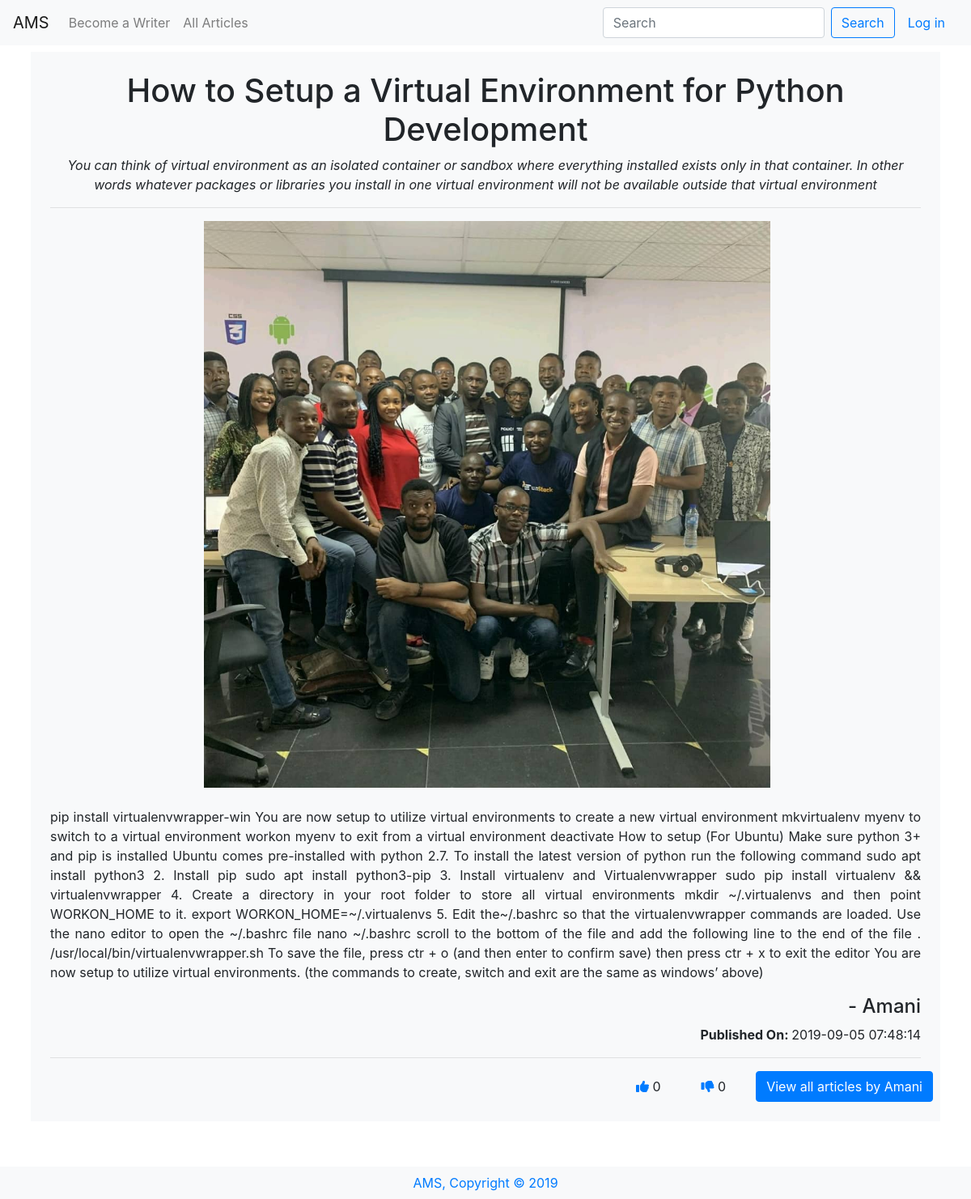
Page /viewone/8 on the committed database.
### tables this page shows
CREATE TABLE 'articles' ('id' integer PRIMARY KEY AUTOINCREMENT NOT NULL, 'userid' smallint NOT NULL, 'title' varchar(255) NOT NULL, 'description' varchar(300) NOT NULL, 'content' text NOT NULL, 'like' smallint, 'dislike' smallint, 'image' bytea, 'date' timestamp NOT NULL DEFAULT CURRENT_TIMESTAMP);

CREATE TABLE users(
    id INTEGER NOT NULL PRIMARY KEY,
    username VARCHAR(255) NOT NULL UNIQUE,
    email VARCHAR(255) NOT NULL UNIQUE,
    password VARCHAR(255) NOT NULL
);

### application.py (the view)
@app.route("/viewone/<id>")
def viewone(id):
    rows = db.execute("SELECT * FROM users JOIN articles ON users.id = articles.userid WHERE articles.id=:id", id=id)
    return render_template("viewone.html", datum=rows[0])

### application.py (called while the page is built)
@app.after_request
def after_request(response):
    response.headers["Cache-Control"] = "no-cache, no-store, must-revalidate"
    response.headers["Expires"] = 0
    response.headers["Pragma"] = "no-cache"
    return response

### templates/viewone.html
{% extends "layout.html" %} {% block title %} View - {{ datum.title }} {% endblock %}
{% block main%}
      <div class="article mb-5 bg-light p-4">
        <div class="article_head">
        <h1>{{ datum.title }}</h1>
        <p><i>{{ datum.description }}</i></p>
      </div>
        <div class="article_body" id="more{{ datum.id }}">
        <hr>
        <div class="article_image mb-4"><img src="/static/testpic.jpeg" alt="{{ datum.title }}"></div>
        <p class="text-justify">{{ datum.content }}</p>
      </div>
      <h4 class="text-right">- {{ datum.username }}</h4>
      <p class="text-right"><b>Published On: </b>{{ datum.date }}</p>
      <hr>
        <div class="article_footer row">
          <a href="/foo/{{ datum.id }}" class="btn mr-4 btn"><i class="fas fa-thumbs-up text-primary"></i>
            {{ datum.like }}</a>
        <a href="/dislike/{{ datum.id }}" class="btn mr-4 btn"><i class="fas fa-thumbs-down text-primary"></i>
            {{ datum.dislike }}</a>
          <a href="/viewall/{{ datum.userid }}"><button class="float-right btn btn-primary">View all articles by {{ datum.username }}</button></a>
        </div>
      </div>
    {% endblock %}

### static/styles.css (style rules this page uses)
h1 { text-align: center; }
.article_image { display: flex; max-height: 700px; }
.article_image img { object-fit: contain; }
.article_footer { display: flex; justify-content: flex-end; }

### rows in the picture
articles: title "How to Setup a Virtual Environment for Python Development", description "You can think of virtual environment as an isolated container or sandbox where everything installed exists only in that container. In other words whatever packages or libraries you install in one virtual environment will not be available outside that virtual environment", content "pip install virtualenvwrapper-win You are now setup to utilize virtual environments to create a new virtual environment mkvirtualenv myenv to switch to a virtual environment workon myenv to exit from a virtual environment deactivate How to setup (For Ubuntu) Make sure python 3+ and pip is installed Ubuntu comes pre-installed with python 2.7. To install the latest version of python run the following command sudo apt install python3 2. Install pip sudo apt install python3-pip 3. Install virtualenv and Virtualenvwrapper sudo pip install virtualenv && virtualenvwrapper 4. Create a directory in your root folder to store all virtual environments mkdir ~/.virtualenvs and then point WORKON_HOME to…", date "2019-09-05 07:48:14", like "0", dislike "0"
users: username "Amani"
